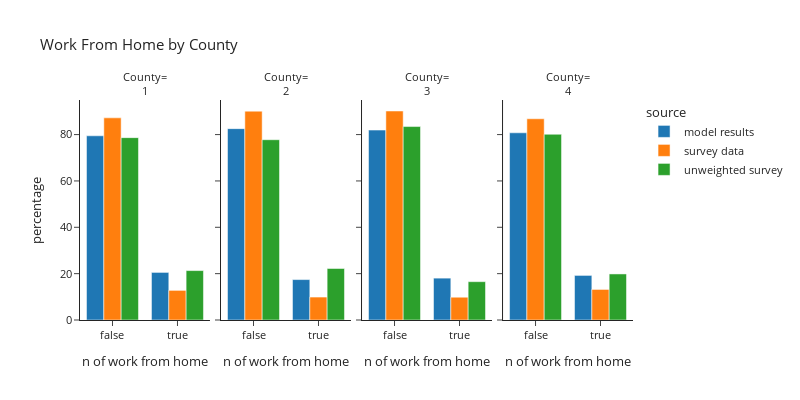

Notebook code for this chart:
### Code cell
plot_segments(per_data,'county_id','County', 'County')

### Figure 1 — Plotly figure (JSON) as saved in the notebook; plotly's stock layout.template omitted (floating-point values rounded to 4 significant figures)
{"data": [{"alignmentgroup": "True", "hovertemplate": "source=model results<br>county_id=1<br>work_from_home=%{x}<br>percentage=%{y}<extra></extra>", "legendgroup": "model results", "marker": {"color": "#1F77B4", "pattern": {"shape": ""}}, "name": "model results", "offsetgroup": "model results", "orientation": "v", "showlegend": true, "textposition": "auto", "type": "bar", "x": [false, true], "xaxis": "x", "y": [79.47, 20.53], "yaxis": "y"}, {"alignmentgroup": "True", "hovertemplate": "source=model results<br>county_id=2<br>work_from_home=%{x}<br>percentage=%{y}<extra></extra>", "legendgroup": "model results", "marker": {"color": "#1F77B4", "pattern": {"shape": ""}}, "name": "model results", "offsetgroup": "model results", "orientation": "v", "showlegend": false, "textposition": "auto", "type": "bar", "x": [false, true], "xaxis": "x2", "y": [82.56, 17.44], "yaxis": "y2"}, {"alignmentgroup": "True", "hovertemplate": "source=model results<br>county_id=3<br>work_from_home=%{x}<br>percentage=%{y}<extra></extra>", "legendgroup": "model results", "marker": {"color": "#1F77B4", "pattern": {"shape": ""}}, "name": "model results", "offsetgroup": "model results", "orientation": "v", "showlegend": false, "textposition": "auto", "type": "bar", "x": [false, true], "xaxis": "x3", "y": [81.94, 18.06], "yaxis": "y3"}, {"alignmentgroup": "True", "hovertemplate": "source=model results<br>county_id=4<br>work_from_home=%{x}<br>percentage=%{y}<extra></extra>", "legendgroup": "model results", "marker": {"color": "#1F77B4", "pattern": {"shape": ""}}, "name": "model results", "offsetgroup": "model results", "orientation": "v", "showlegend": false, "textposition": "auto", "type": "bar", "x": [false, true], "xaxis": "x4", "y": [80.77, 19.23], "yaxis": "y4"}, {"alignmentgroup": "True", "hovertemplate": "source=survey data<br>county_id=1<br>work_from_home=%{x}<br>percentage=%{y}<extra></extra>", "legendgroup": "survey data", "marker": {"color": "#FF7F0E", "pattern": {"shape": ""}}, "name": "survey data", "offsetgroup": "survey data", "orientation": "v", "showlegend": true, "textposition": "auto", "type": "bar", "x": [false, true], "xaxis": "x", "y": [87.22, 12.78], "yaxis": "y"}, {"alignmentgroup": "True", "hovertemplate": "source=survey data<br>county_id=2<br>work_from_home=%{x}<br>percentage=%{y}<extra></extra>", "legendgroup": "survey data", "marker": {"color": "#FF7F0E", "pattern": {"shape": ""}}, "name": "survey data", "offsetgroup": "survey data", "orientation": "v", "showlegend": false, "textposition": "auto", "type": "bar", "x": [false, true], "xaxis": "x2", "y": [90.1, 9.897], "yaxis": "y2"}, {"alignmentgroup": "True", "hovertemplate": "source=survey data<br>county_id=3<br>work_from_home=%{x}<br>percentage=%{y}<extra></extra>", "legendgroup": "survey data", "marker": {"color": "#FF7F0E", "pattern": {"shape": ""}}, "name": "survey data", "offsetgroup": "survey data", "orientation": "v", "showlegend": false, "textposition": "auto", "type": "bar", "x": [false, true], "xaxis": "x3", "y": [90.17, 9.826], "yaxis": "y3"}, {"alignmentgroup": "True", "hovertemplate": "source=survey data<br>county_id=4<br>work_from_home=%{x}<br>percentage=%{y}<extra></extra>", "legendgroup": "survey data", "marker": {"color": "#FF7F0E", "pattern": {"shape": ""}}, "name": "survey data", "offsetgroup": "survey data", "orientation": "v", "showlegend": false, "textposition": "auto", "type": "bar", "x": [false, true], "xaxis": "x4", "y": [86.82, 13.18], "yaxis": "y4"}, {"alignmentgroup": "True", "hovertemplate": "source=unweighted survey<br>county_id=1<br>work_from_home=%{x}<br>percentage=%{y}<extra></extra>", "legendgroup": "unweighted survey", "marker": {"color": "#2CA02C", "pattern": {"shape": ""}}, "name": "unweighted survey", "offsetgroup": "unweighted survey", "orientation": "v", "showlegend": true, "textposition": "auto", "type": "bar", "x": [false, true], "xaxis": "x", "y": [78.68, 21.32], "yaxis": "y"}, {"alignmentgroup": "True", "hovertemplate": "source=unweighted survey<br>county_id=2<br>work_from_home=%{x}<br>percentage=%{y}<extra></extra>", "legendgroup": "unweighted survey", "marker": {"color": "#2CA02C", "pattern": {"shape": ""}}, "name": "unweighted survey", "offsetgroup": "unweighted survey", "orientation": "v", "showlegend": false, "textposition": "auto", "type": "bar", "x": [false, true], "xaxis": "x2", "y": [77.78, 22.22], "yaxis": "y2"}, {"alignmentgroup": "True", "hovertemplate": "source=unweighted survey<br>county_id=3<br>work_from_home=%{x}<br>percentage=%{y}<extra></extra>", "legendgroup": "unweighted survey", "marker": {"color": "#2CA02C", "pattern": {"shape": ""}}, "name": "unweighted survey", "offsetgroup": "unweighted survey", "orientation": "v", "showlegend": false, "textposition": "auto", "type": "bar", "x": [false, true], "xaxis": "x3", "y": [83.47, 16.53], "yaxis": "y3"}, {"alignmentgroup": "True", "hovertemplate": "source=unweighted survey<br>county_id=4<br>work_from_home=%{x}<br>percentage=%{y}<extra></extra>", "legendgroup": "unweighted survey", "marker": {"color": "#2CA02C", "pattern": {"shape": ""}}, "name": "unweighted survey", "offsetgroup": "unweighted survey", "orientation": "v", "showlegend": false, "textposition": "auto", "type": "bar", "x": [false, true], "xaxis": "x4", "y": [80.13, 19.87], "yaxis": "y4"}], "layout": {"annotations": [{"font": {}, "showarrow": false, "text": "County=<br>1", "x": 0.1175, "xanchor": "center", "xref": "paper", "y": 1.0, "yanchor": "bottom", "yref": "paper"}, {"font": {}, "showarrow": false, "text": "County=<br>2", "x": 0.3725, "xanchor": "center", "xref": "paper", "y": 1.0, "yanchor": "bottom", "yref": "paper"}, {"font": {}, "showarrow": false, "text": "County=<br>3", "x": 0.6275, "xanchor": "center", "xref": "paper", "y": 1.0, "yanchor": "bottom", "yref": "paper"}, {"font": {}, "showarrow": false, "text": "County=<br>4", "x": 0.8825, "xanchor": "center", "xref": "paper", "y": 1.0, "yanchor": "bottom", "yref": "paper"}], "barmode": "group", "font": {"size": 11}, "height": 400, "legend": {"title": {"text": "source"}, "tracegroupgap": 0}, "title": {"text": "Work From Home by County"}, "width": 800, "xaxis": {"anchor": "y", "domain": [0.0, 0.235], "title": {"text": "n of work from home"}}, "xaxis2": {"anchor": "y2", "domain": [0.255, 0.49], "matches": "x", "title": {"text": "n of work from home"}}, "xaxis3": {"anchor": "y3", "domain": [0.51, 0.745], "matches": "x", "title": {"text": "n of work from home"}}, "xaxis4": {"anchor": "y4", "domain": [0.765, 1.0], "matches": "x", "title": {"text": "n of work from home"}}, "yaxis": {"anchor": "x", "domain": [0.0, 1.0], "title": {"text": "percentage"}}, "yaxis2": {"anchor": "x2", "domain": [0.0, 1.0], "matches": "y", "showticklabels": false}, "yaxis3": {"anchor": "x3", "domain": [0.0, 1.0], "matches": "y", "showticklabels": false}, "yaxis4": {"anchor": "x4", "domain": [0.0, 1.0], "matches": "y", "showticklabels": false}}}
